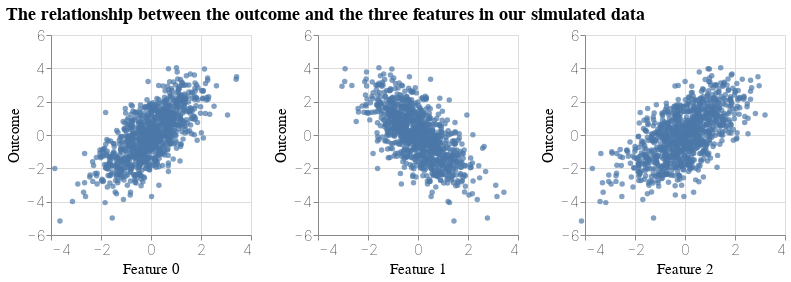

The notebook cell this image was saved under:
### Code cell
data = pd.DataFrame({'Feature 0': X[:, 0], 'Feature 1': X[:, 1], 'Feature 2': X[:, 2], 'Outcome': Y.squeeze()})
alt.Chart(data).mark_point(filled=True).encode(
    x=alt.X(alt.repeat('column'), type='quantitative', scale=alt.Scale(domain=[-4, 4])),
    y=alt.Y('Outcome:Q', scale=alt.Scale(domain=[-6, 6]))
).properties(
    height=200,
    width=200
).repeat(
    column=['Feature 0', 'Feature 1', 'Feature 2']
).properties(
    title='The relationship between the outcome and the three features in our simulated data'
).configure_axis(
    labelFontSize=15,
    labelFontWeight=alt.FontWeight('lighter'),
    titleFontSize=15,
    titleFontWeight=alt.FontWeight('normal')
).configure_title(
    fontSize=18
)

### Figure 1 — Vega-Lite specification as saved in the notebook (floating-point values rounded to 4 significant figures; data arrays with more than 128 entries replaced by an {"elided": "..."} marker saying what was removed)
{"config": {"view": {"continuousWidth": 400, "continuousHeight": 300}, "axis": {"labelFontSize": 15, "labelFontWeight": "lighter", "titleFontSize": 15, "titleFontWeight": "normal"}, "title": {"fontSize": 18}}, "repeat": {"column": ["Feature 0", "Feature 1", "Feature 2"]}, "spec": {"data": {"name": "data-fcfe7fe7cc3d1228630a8edf364675e4"}, "mark": {"type": "point", "filled": true}, "encoding": {"x": {"type": "quantitative", "field": {"repeat": "column"}, "scale": {"domain": [-4, 4]}}, "y": {"type": "quantitative", "field": "Outcome", "scale": {"domain": [-6, 6]}}}, "height": 200, "width": 200}, "title": "The relationship between the outcome and the three features in our simulated data", "$schema": "https://vega.github.io/schema/vega-lite/v4.8.1.json", "datasets": {"data-fcfe7fe7cc3d1228630a8edf364675e4": {"elided": "1000 records"}}}
